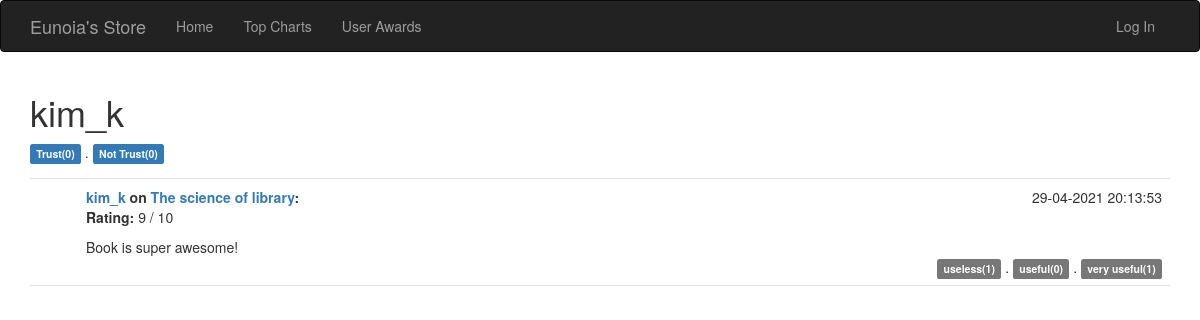
The page /user/kim_k on the database its author committed.
### tables this page shows
CREATE TABLE reviews
				(
				review_id TEXT PRIMARY KEY,
				reviewer TEXT,
				isbn TEXT,
				timestamp TEXT,
				rating INTEGER,
				comment TEXT,
				FOREIGN KEY(isbn) REFERENCES books(isbn),
				FOREIGN KEY(reviewer) REFERENCES users(username)
				);

CREATE TABLE books
				(isbn TEXT PRIMARY KEY,
				author TEXT,
				publisher TEXT,
				pages INTEGER,
				publish_date TEXT,
				quantity INTEGER,
				language TEXT,
				subject TEXT,
				price REAL, image_filename TEXT, title TEXT);

### app.py (the view)
@app.route("/user/<username>", methods = ['POST', 'GET'])
def viewUser(username):
    return social.viewUser(username)

### models/database.py (called while the page is built)
def get_db():
    db = getattr(g, '_database', None)
    if db is None:
        db = g._database = sqlite3.connect(app.config.DATABASE)
    return db

def query_db(query, args=(), one=False):
    cur = get_db().execute(query, args)
    rv = list(cur.fetchall())
    print(f"Query Result : {rv}")
    if rv is None or len(rv) == 0:
        return None
    if one:
        d = {}
        rv = rv[0]
        for idx,col in enumerate(cur.description):
            d[col[0]] = rv[idx]
        cur.close()
        return d
    else:
        cur.close()
        return rv

### models/social.py (called while the page is built)
def viewUser(username):
    return render_template("user.html", user = User(username), logged_in = session.get('username'))

    def getVotesStat(self):
        votes_stats_dict = {}
        for vote_type, score in vote_type_dict.items():
            score_results = database.query_db('SELECT COUNT(giver) FROM usefulness_scores WHERE review_id = ? AND score = ?',
                    [self.review_id, score])
            freq = 0
            if score_results is not None:
                freq = score_results[0][0]
            votes_stats_dict[vote_type] = freq
        return votes_stats_dict

    def getDisplayTime(self):
        timestamp_str = self.review_details['timestamp']
        timestamp = datetime.datetime.strptime(timestamp_str, '%Y-%m-%d %H:%M:%S.%f')
        return str(timestamp.strftime('%d-%m-%Y') + " " + str(timestamp.strftime('%H:%M:%S')))

    def getProductTitle(self):
        book_details = database.query_db('SELECT title FROM books where isbn = ?', [self.isbn], one=True)
        return book_details['title']

    def getUsefulnessScore(self):
        score = database.query_db('SELECT sum(score) FROM usefulness_scores NATURAL JOIN reviews WHERE reviewer = ?',
                    [self.username])
        if score[0][0] is None:
            return 0
        else :
            return score[0][0]

    def getTrusts(self, trust_val):
        trusts = database.query_db('SELECT count(*) FROM trusts WHERE trustee = ? AND value = ?',
                    [self.username, trust_val])
        if trusts[0][0] is None:
            return 0
        else :
            return trusts[0][0]

### templates/user.html
{% extends "base.html" %}
{% block page_content %}
<div id="display">
	<div id="productName">
		<h1>{{ user.username }}</h1>
    </div>
    {% if logged_in != user.username %}
        <a href="{{ url_for('trustVoteUser', username=user.username, vote_val=1) }}">
            <span class="label label-primary">Trust({{ user.trusts }})</span>
        </a>
        <span> . </span>
        <a href="{{ url_for('trustVoteUser', username=user.username, vote_val=-1) }}">
            <span class="label label-primary">Not Trust({{ user.non_trusts }})</span>
        </a>
    {% endif %}
	<ul class="posts">
		{% for review in user.reviews %}
		<li class="post">
			<div class="post-content">
				<div class="post-date">{{ review.display_time }}</div>
				<div class="post-author"><a href="{{ url_for('home') }}">{{ review.reviewer }}</a> on <a href="{{ url_for('viewProduct',isbn= review.isbn) }}">{{ review.product_title }}</a>:</div>
				<div class="post-body">
				<p> <strong>Rating:</strong> {{ review.rating}} / 10</p>
				{% if review.comment %}
					{{ review.comment }}
				{% endif %}
				</div>
				<div class="post-footer">
				<a href="{{ url_for('voteReview', review_id = review.review_id, vote_type = 'useless') }}">
					<span class="label label-default"> useless({{ review.votes_stats.useless }})</span>
				</a>
				<span>.</span>
				<a href="{{ url_for('voteReview', review_id = review.review_id, vote_type = 'useful') }}">
					<span class="label label-default"> useful({{ review.votes_stats.useful }})</span>
				</a>
				<span>.</span>
				<a href="{{ url_for('voteReview', review_id = review.review_id, vote_type = 'very_useful') }}">
					<span class="label label-default"> very useful({{ review.votes_stats.very_useful }})</span>
				</a>
				</div>
			</div>
		</li>
		{% endfor %}
	</ul>
</div>
{% endblock %}

### static/css/style.css (style rules this page uses)
ul.posts { list-style-type: none; padding: 0px; margin: 16px 0px 0px 0px; border-top: 1px solid #e0e0e0; }
ul.posts li.post { padding: 8px; border-bottom: 1px solid #e0e0e0; }
div.post-date { float: right; }
div.post-author { font-weight: bold; }
div.post-content { margin-left: 48px; min-height: 48px; }
div.post-footer { text-align: right; }

### rows shown on the page
reviews: reviewer "kim_k", comment "Book is super awesome!"
books: product_title "The science of library"

### other values the page prints
{{ user.username }} "kim_k"
{{ user.trusts }} "0"
{{ user.non_trusts }} "0"
{{ review.display_time }} "29-04-2021 20:13:53"
{{ review.rating }} "9"
{{ review.votes_stats.useless }} "1"
{{ review.votes_stats.useful }} "0"
{{ review.votes_stats.very_useful }} "1"
